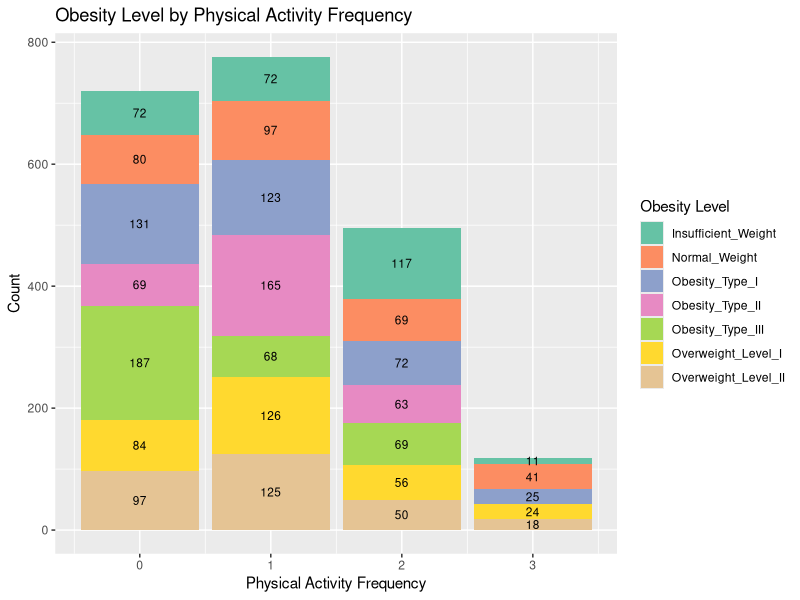
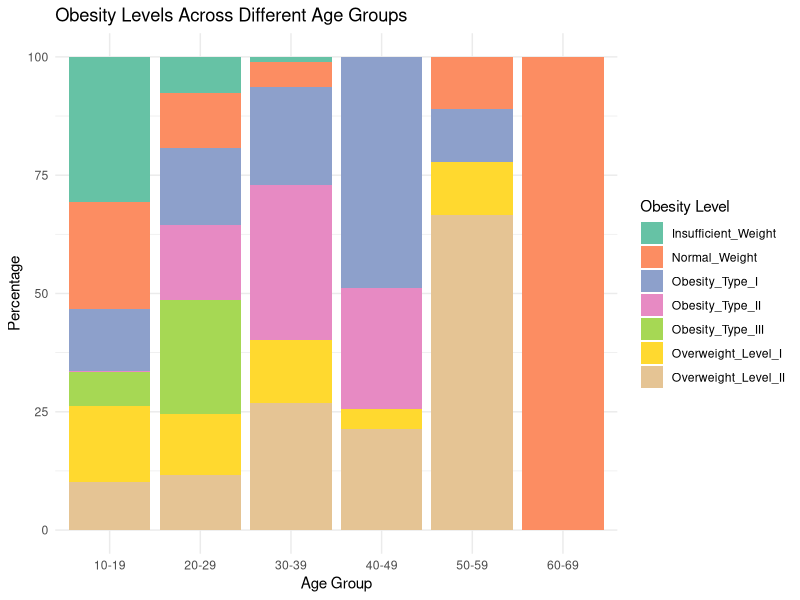
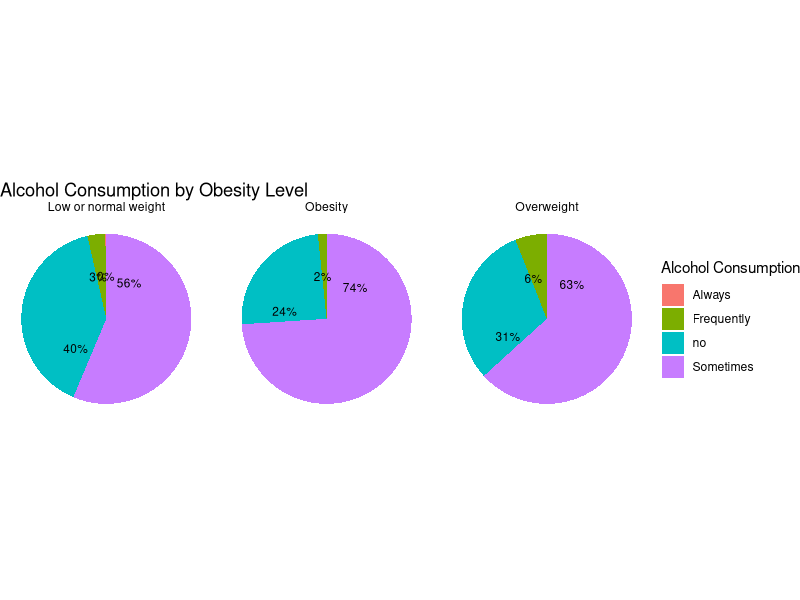
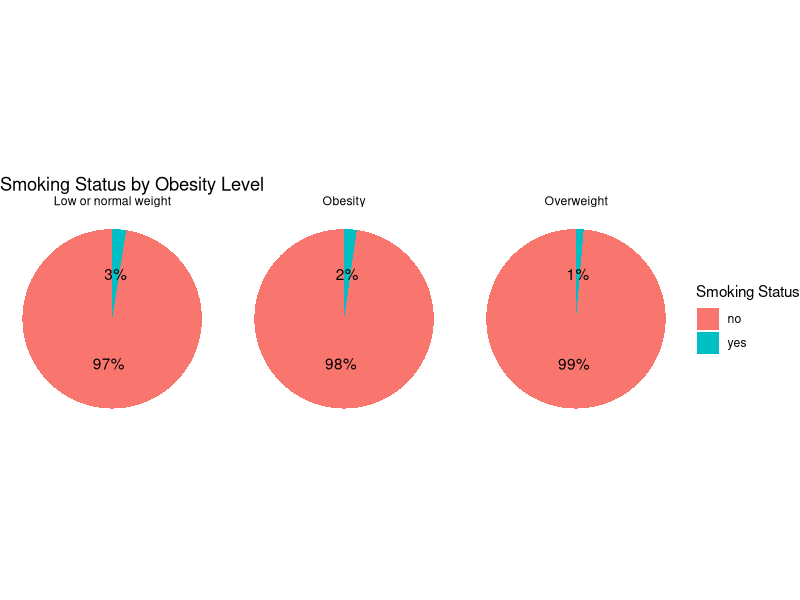
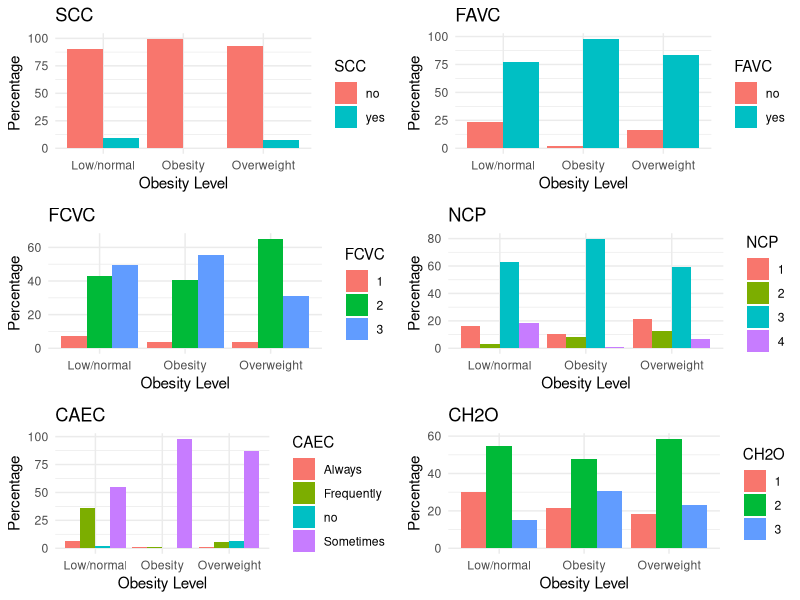

Write the R code that produced these figures, in order.
## ---- chunk 1
install.packages(c("dplyr", "ggplot2","gridExtra")) 
library(ggplot2) 
library(dplyr) 
library(gridExtra)
library(readxl) 


## ---- chunk 2
Obesity_Data <- read_excel("Obesity_Data.xlsx")
## ---- chunk 3
names(Obesity_Data)
str(Obesity_Data) 
summary(Obesity_Data)

## ---- chunk 4
Obesity_Data <- Obesity_Data %>%
  mutate( FAF = round(FAF), 
          FCVC = round(FCVC),
          NCP = round(NCP), 
          CH2O = round(CH2O), 
          TUE = round(TUE) ) 

## ---- chunk 5
View(Obesity_Data)
## ---- chunk 6
missing_values <- colSums(is.na(Obesity_Data))
print(missing_values[missing_values > 0])
## ---- chunk 7
Obesity_Data <- unique(Obesity_Data)

str(Obesity_Data )

summary(Obesity_Data )

## ---- chunk 8
activity_obesity_counts <- Obesity_Data %>%
  count(FAF, NObeyesdad)

ggplot(activity_obesity_counts, aes(x = FAF, y = n, fill = NObeyesdad)) + 
geom_bar(stat = "identity") + 
geom_text(aes(label = n), position = position_stack(vjust = 0.5), 
          size = 3, color = "black") +
labs(title = "Obesity Level by Physical Activity Frequency", x = "Physical Activity Frequency", y = "Count") + 
scale_fill_brewer(palette = "Set2", name = "Obesity Level") + 
theme(legend.position = "right")
## ---- chunk 9

obesity_percentage <- Obesity_Data %>%
  mutate(Age_group = cut(Age, breaks = seq(10, 70, by = 10), labels = c("10-19", "20-29", "30-39", "40-49", "50-59", "60-69"))) %>%
  group_by(Age_group, NObeyesdad) %>%
  summarise(count = n()) %>%
  group_by(Age_group) %>%
  mutate(percentage = count / sum(count) * 100)

ggplot(obesity_percentage, aes(x = Age_group, y = percentage, fill = NObeyesdad)) +
  geom_bar(stat = "identity") +
  labs(title = "Obesity Levels Across Different Age Groups",
       x = "Age Group",
       y = "Percentage",
       fill = "Obesity Level") +
  theme_minimal() +
  theme(legend.position = "right") +
  scale_fill_brewer(palette = "Set2")

## ---- chunk 10
Obesity_Data <- Obesity_Data %>% 
  mutate( NObeyesdad_f = case_when( NObeyesdad %in% c("Insufficient_Weight", "Normal_Weight") ~ "Low or normal weight",
                                    NObeyesdad %in% c("Overweight_Level_I", "Overweight_Level_II") ~ "Overweight",
                                    NObeyesdad %in% c("Obesity_Type_I", "Obesity_Type_II", "Obesity_Type_III") ~ "Obesity", 
                                    TRUE ~ NObeyesdad ) )  

calculate_percentage <- function(data, variable) { df_counts <- data %>% group_by(NObeyesdad_f, {{ variable }}) %>% summarise(count = n()) %>% mutate(percentage = count / sum(count) * 100)

return(df_counts) }

alcohol_percentage <- calculate_percentage(Obesity_Data, CALC)

alcohol_pie <- ggplot(alcohol_percentage, aes(x = "", y = percentage, fill = factor(CALC))) +
  geom_bar(stat = "identity", width = 0.5) +
  coord_polar("y", start = 0) + 
  labs(title = "Alcohol Consumption by Obesity Level", fill = "Alcohol Consumption") + 
  theme_void() + 
  facet_wrap(~ NObeyesdad_f) + 
  geom_text(aes(label = paste0(round(percentage), "%")), position = position_stack(vjust = 0.16), size =3 )
print(alcohol_pie)

## ---- chunk 11
smoking_percentage <- calculate_percentage(Obesity_Data, SMOKE)

smoking_pie <- ggplot(smoking_percentage, aes(x = "", y = percentage, fill = factor(SMOKE))) +
  geom_bar(stat = "identity", width = 1) + 
  coord_polar("y", start = 0) + 
  labs(title = "Smoking Status by Obesity Level", fill = "Smoking Status") + 
  theme_void() + facet_wrap(~NObeyesdad_f) + 
  geom_text(aes(label = paste0(round(percentage), "%")), position = position_stack(vjust = 0.5))
print(smoking_pie)

## ---- chunk 12
categorical_vars <- c("family_history_with_overweight", "FAVC", "FCVC", "NCP", "CAEC", "CH2O", "SMOKE", "SCC", "FAF", "TUE", "CALC", "MTRANS", "NObeyesdad")
frequency_tables <- lapply(Obesity_Data[categorical_vars], function(var) { table(var) })

print(frequency_tables)
View(frequency_tables)


## ---- chunk 13

Obesity_Data <- Obesity_Data %>% mutate( NObeyesdad_f = case_when( NObeyesdad %in% c("Insufficient_Weight", "Normal_Weight") ~ "Low/normal", NObeyesdad %in% c("Overweight_Level_I", "Overweight_Level_II") ~ "Overweight", NObeyesdad %in% c("Obesity_Type_I", "Obesity_Type_II", "Obesity_Type_III") ~ "Obesity", TRUE ~ NObeyesdad ) )

## ---- chunk 14
calculate_percentage <- function(data, variable) { df_counts <- data %>% group_by(NObeyesdad_f, {{ variable }}) %>% summarise(count = n()) %>% mutate(percentage = count / sum(count) * 100)

return(df_counts) }

## ---- chunk 15
Obesity_Data$FCVC <- as.factor(Obesity_Data$FCVC)
Obesity_Data$NCP <- as.factor(Obesity_Data$NCP)
Obesity_Data$CH2O <- as.factor(Obesity_Data$CH2O)

categorical_vars <- c("SCC", "FAVC", "FCVC", "NCP", "CAEC", "CH2O")
plot_list <- list()

for (var in categorical_vars) {
  percentage_data <- calculate_percentage(Obesity_Data, !!sym(var))

 plot <- ggplot(percentage_data, aes(x = NObeyesdad_f, y = percentage, fill = !!sym(var))) +
 geom_bar(stat = "identity", position = "dodge") + 
 labs(title = paste(var), x = "Obesity Level", y = "Percentage", fill = var) + 
 theme_minimal()

plot_list[[var]] <- plot
}

grid.arrange(grobs = plot_list, ncol = 2)


